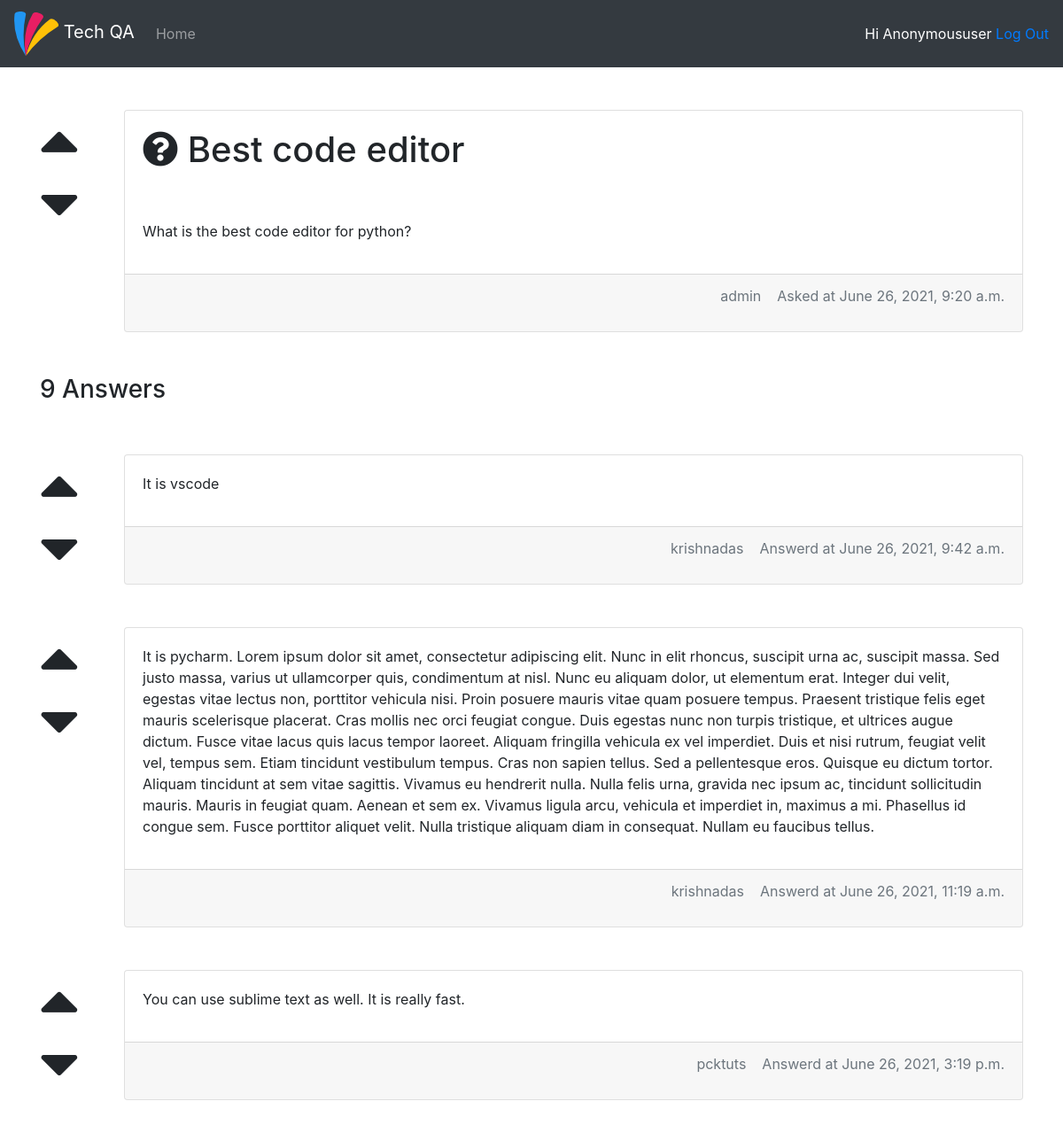
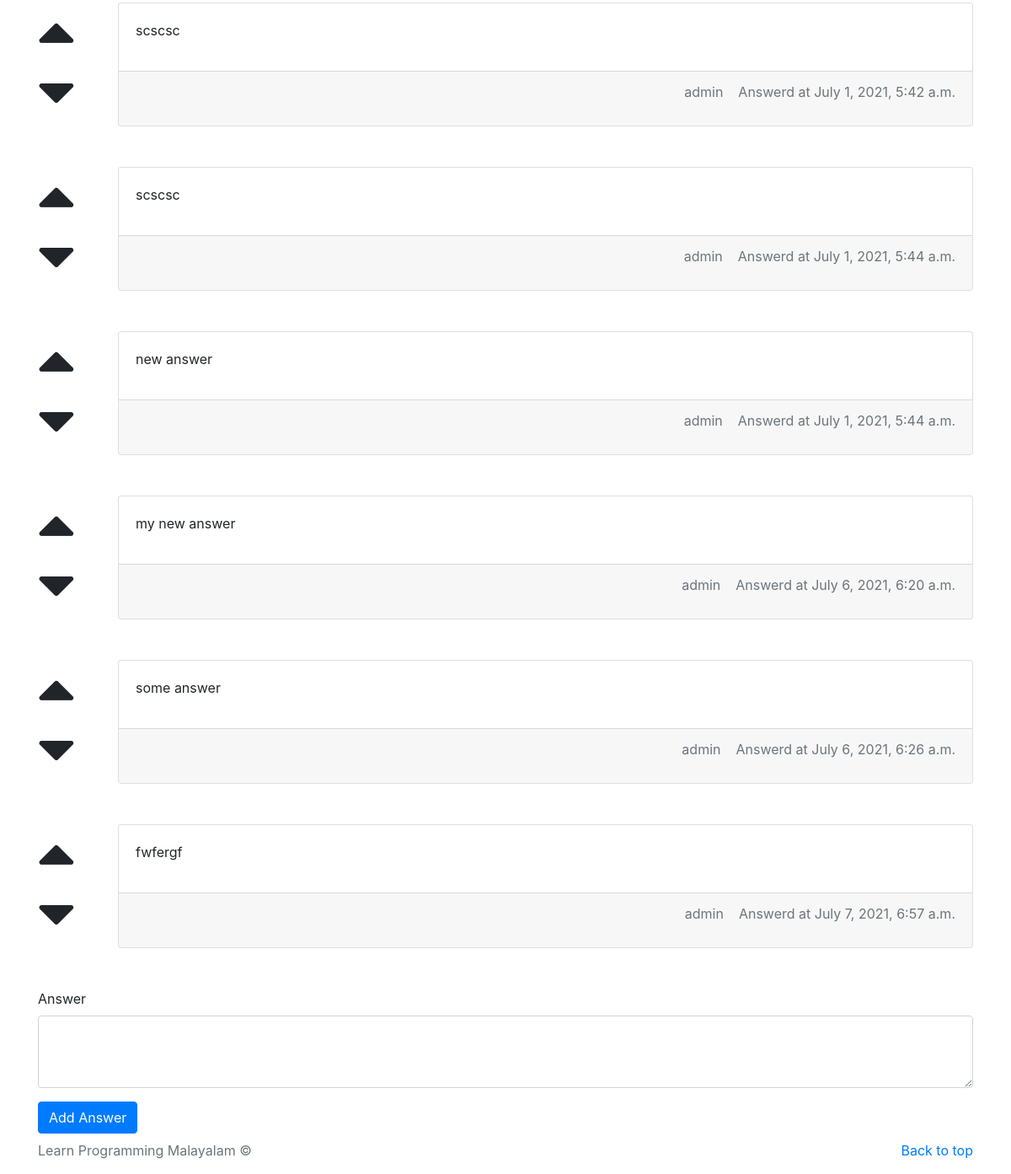
The app's page /2/question with its own data (2 pictures, top to bottom).
### techqa/models.py (models this page shows, shortened)
class Question(models.Model):
    title = models.CharField(max_length=255)
    content = models.TextField()
    question_author = models.ForeignKey(User, on_delete=models.CASCADE)
    created_at = models.DateTimeField(auto_now_add=True)
    updated_at = models.DateTimeField(auto_now=True)
    def __str__(self):
        return self.title

class Answer(models.Model):
    question_id =models.ForeignKey(Question, on_delete=models.CASCADE)
    answer = models.TextField()
    is_accepted_answer =models.BooleanField(default=False)
    answer_author = models.ForeignKey(User, on_delete=models.CASCADE)
    created_at = models.DateTimeField(auto_now_add=True)
    updated_at = models.DateTimeField(auto_now=True)

### techqa/views.py (the view)
# urls.py: path('<int:question_id>/question', views.show_question, name='show_question'),
def show_question(request, question_id):
    try:
        question = Question.objects.get(pk=question_id)
        answers = Answer.objects.filter(question_id=question_id)
    except Question.DoesNotExist:
        raise Http404("Question does not exist")
    except Answer.DoesNotExist:
        answers = None
    return render(request,'question/show.html', {'question': question, 'answers': answers})

### techqa/templates/question/show.html (shortened to what this page needs)
{% extends "base.html" %}
{% block content %}
<div class="row">
    <div class="col-md-1">
        <i class="fa fa-caret-up up-vote"></i>
        <br>
        <i class="fa fa-caret-down up-vote"></i>
    </div>
    <div class="col-md-11">
        <div class="card">
            <div class="card-body">
                <h1><i class="fa fa-question-circle" aria-hidden="true"></i>
                {{question}}</h1>
                <br><br>
                <p>{{question.content }}</p>
            </div>
            <div class="card-footer text-muted">
                <p class="answer-author">
                    {{question.question_author }}
                    &nbsp;&nbsp;
                    Asked at {{question.created_at }}
                </p>
            </div>
        </div>
    </div>
</div>
<br><br>
<h3>{{answers.count}} Answers</h3>
<br><br>
    {% for a in answers.all %}
        <div class="row">
            <div class="col-md-1">
                <i class="fa fa-caret-up up-vote"></i>
                <br>
                <i class="fa fa-caret-down up-vote"></i>
            </div>
            <div class="col-md-11">
                <div class="card">
                    <div class="card-body">
                        <p>{{a.answer }}</p>
                    </div>
                    <div class="card-footer text-muted">
                        <p class="answer-author">
                            {{a.answer_author }}
                            &nbsp;&nbsp;
                            Answerd at {{a.created_at }}
                        </p>
                    </div>
                </div>
            </div>
        </div>
        <br><br>
    {% endfor %}
    {% if user %}
    <form action="/add-answer/{{question.id}}" method="post">
        <div class="form-group">
            <label for="exampleFormControlTextarea1">Answer</label>
            <textarea class="form-control" name="answer" id="exampleFormControlTextarea1" rows="3"></textarea>
        </div>
        <button type="submit" class="btn btn-primary mb-2">Add Answer</button>
    </form>
    {% endif %}
{% endblock %}

### techqa/templates/question/show.html (style rules this page uses)
.answer-author { float: right; }
.up-vote { font-size: 70px; }

### records on screen
Question: title "Best code editor", content "What is the best code editor for python?", question_author "admin", created_at "June 26, 2021, 9:20 a.m."
Answer: answer "It is vscode", answer_author "krishnadas", created_at "June 26, 2021, 9:42 a.m."
Answer: answer "It is pycharm. Lorem ipsum dolor sit amet, consectetur adipiscing elit. Nunc in elit rhoncus, suscipit urna ac, suscipit massa. Sed justo massa, varius ut ullamcorper quis, condimentum at nisl. Nunc eu aliquam dolor, ut elementum erat. Integer dui velit, egestas vitae lectus non, porttitor vehicula nisi. Proin posuere mauris vitae quam posuere tempus. Praesent tristique felis eget mauris scelerisque placerat. Cras mollis nec orci feugiat congue. Duis egestas nunc non turpis tristique, et ultrices augue dictum. Fusce vitae lacus quis lacus tempor laoreet. Aliquam fringilla vehicula ex vel imperdiet. Duis et nisi rutrum, feugiat velit vel, tempus sem. Etiam tincidunt vestibulum tempus. Cras…", answer_author "krishnadas", created_at "June 26, 2021, 11:19 a.m."
Answer: answer "You can use sublime text as well. It is really fast.", answer_author "pcktuts", created_at "June 26, 2021, 3:19 p.m."
Answer: answer "scscsc", answer_author "admin", created_at "July 1, 2021, 5:42 a.m."
Answer: answer "scscsc", answer_author "admin", created_at "July 1, 2021, 5:44 a.m."
Answer: answer "new answer", answer_author "admin", created_at "July 1, 2021, 5:44 a.m."
Answer: answer "my new answer", answer_author "admin", created_at "July 6, 2021, 6:20 a.m."
Answer: answer "some answer", answer_author "admin", created_at "July 6, 2021, 6:26 a.m."
Answer: answer "fwfergf", answer_author "admin", created_at "July 7, 2021, 6:57 a.m."

### other values on screen
{{ user | title }} "Anonymoususer"
{{ answers.count }} "9"
